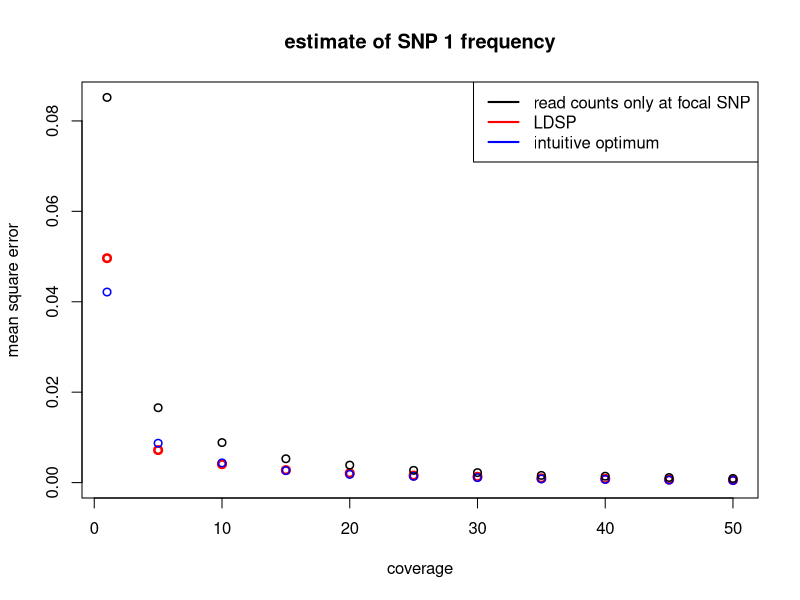
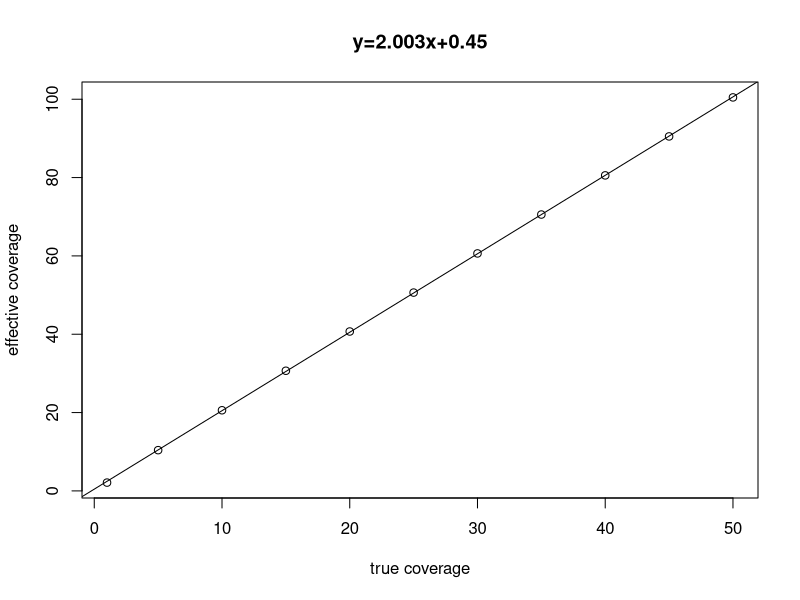
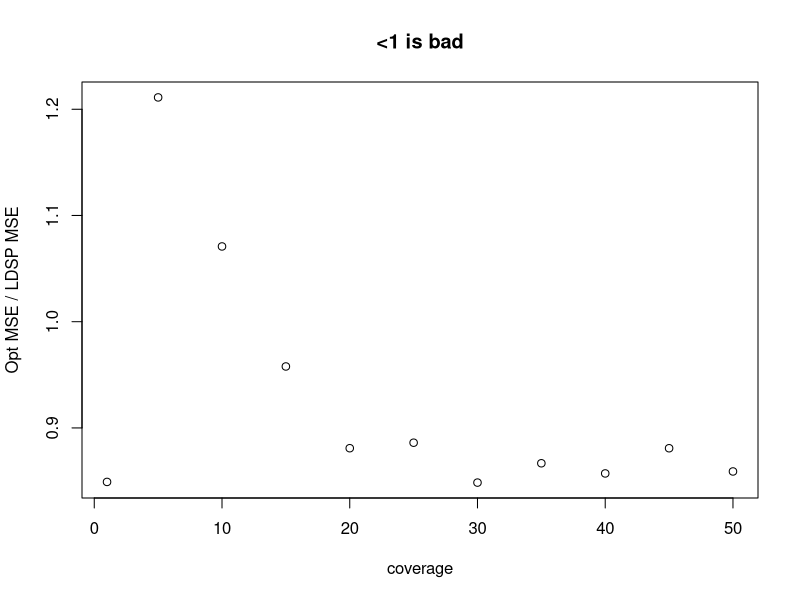

These figures' R source, in order:
#library(MASS)
create_haps <- function(nsamp=100, per){
  # the only type of haplotypes in the pool are either 1-0 or 0-1 (for simplicity)
  # "per" specifies the percent of 1-0 haplotypes  
  n_11_haps = floor(per*nsamp)
  
  n_00_haps = nsamp - n_11_haps
  haps = c(rep(c(1,1), n_11_haps), c(rep(c(0,0), n_00_haps)))
  # put in matrix form
  haps = matrix(nrow = nsamp, ncol = 2, haps, byrow=TRUE)
  return(haps)
}


# potential problem: sigma2 estimated to be < 1 (and even <0 in some cases)
findMLE <- function(obs, mu, Sigma, D){
  
  ll <- function(sigma2){
    cov_m = sigma2*Sigma + D
    sinv = solve(cov_m)
    
    # (from a course hand-out and verified with Wikipedia)
    logl = log(det(cov_m)) + (t(obs-mu)%*%sinv%*%(obs-mu))
    
    return(as.numeric(logl))
  }
  
  # note: optim actually minimizes
  return(optim(ll, par = 1, method = "L-BFGS-B", lower = 1, upper = 10)$par)
}

pool <- function(lambda, haps, nloci, nsamp){
  ## simulate pool sequencing ##
  y_obs = rep(0, nloci)
  n = rep(0, nloci)
  n_1 = rep(0, nloci)
  for (i in 1:nloci){
    
    # coverage
    #n[i] = rpois(1, lambda)
    n[i] = lambda
    
    # ensure number haps sampled is below the number of samples in the pool
    n[i] = min(n[i], nsamp)
    # ensure sample at least 1 haplotype
    n[i] = max(1, n[i])
    
    # sample locus i from pool
    sampled = sample(haps[,i], n[i])
    
    # number of 1 alleles
    n_1[i] = sum(sampled)
  }
  return(rbind(n, n_1))
}

perform_LDSP <- function(y_obs, nloci, nsamp, haps, pos, n){
  
  # calculate distances between SNPs
  # for example if two SNPs at position 50 and 100
  # then d = 50 
  d = rep(0, nloci-1)
  for (i in 1:(nloci-1)){
    d[i] = as.numeric(pos[i+1])-as.numeric(pos[i])
  }

  epsilon = y_obs*(1-y_obs)/n
 
  geo_sum = 1/sum(1/(1:(nsamp-1)))
  #theta = geo_sum/(nsamp + geo_sum)
  theta = 0 

  mu = (1-theta)*colMeans(haps) + theta/2

  cov_panel = cov(haps) * (nsamp-1)/nsamp
  
  S = matrix(nrow = nloci, ncol = nloci, 0)

  # rho = 4*N*c_j where c_j is the rate of cross-over per generation per basepair and N is the effective popsize
  # d_j = dist is the physical distance between SNPs j and j+1
  rho = 0 # no recombination
  for (i in 1:nloci){
    for (j in 1:nloci){
      if (i ==j){
        S[i,j] = cov_panel[i,j]
      }
      else{
        # distance between SNPs
        dist = sum(d[min(i,j):(max(i,j)-1)])
        
        # hypothetical effective popsize
        N = 1e4
        
        # since rho = 0, S[i,j] = cov_panel[i,j]
        S[i,j] = exp((-4*N*rho*dist)/nsamp)*cov_panel[i,j]
      }
    }
  }
  
  Sigma = ((1-theta)^2)*S + (theta/2)*(1-(theta/2))* diag(nloci)
 
  Sigma[abs(Sigma) < 1e-8] = 0
  
  #sigma2 = findMLE(y_obs, mu, Sigma, diag(epsilon))
  sigma2 = 1
  
  # this is where the dispersion parameter comes in: eqn 13
  d = diag(1/epsilon)
  
  Sigma_bar = sigma2*Sigma - sigma2* Sigma %*% solve(diag(1/diag(d)) + sigma2*Sigma) %*% Sigma
  mu_bar = solve(diag(nloci) +sigma2 * Sigma %*% d, mu+sigma2*Sigma %*% d %*% y_obs) # system can be singular with real counts
  
  # likelihood y_1^true is normal with following mean and variance
  mu_1 = (mu[1]*Sigma_bar[1,1] - mu_bar[1]*Sigma[1,1])/(Sigma_bar[1,1] - Sigma[1,1])
  sigma_2_1 = 1/ ((-1/Sigma[1,1]) + 1/(Sigma_bar[1,1]))  
  
  # likelihood + variance
  return(c(mu_1, sigma_2_1))
  #return(mu_bar)
  
}

mse <- function(y_hat, y){
  return(sum((y_hat-y)^2)/length(y))
}

###### Begin script ##########

nloci = 2
# physical position of the two SNPs
pos = c(50, 100)

# starting population
nsamp = 100
# 1_0 haplotype is at 10% frequency and 0_1 is at 90%
haps = create_haps(nsamp, 0.1)

# increase the 1_0 haplotype from 10% to 90% (simulate positive selection)
ev_haps = create_haps(nsamp, 0.9)


## code for testing ##
# haps = matrix(nrow = nsamp, ncol = 2, 0)
# for (i in 1:25){
#   haps[i,1] = 1
#   haps[i,2] = 0
# }
# for (i in 26:50){
#   haps[i,1] = 0
#   haps[i,2] = 1
# }
# 
# for (i in 51:75){
#   haps[i,1] = 1
#   haps[i,2] = 1
# }
# for (i in 76:100){
#   haps[i,1] = 0
#   haps[i,2] = 0
# }
# ev_haps = haps
## end testing code ##

# lambda specifies coverage
lambdas = seq(5, 50, by = 5)
lambdas = c(1, lambdas)
l = length(lambdas)

mse_ldsp_est = rep(0, l)
mse_opt_est = rep(0, l)
mse_obs_est  = rep(0, l)
mean_eff_cov = rep(0, l)

nreps = 1000

for (i in 1:l){
  # where to store estimates
  store_ldsp_est = rep(0,nreps)
  store_opt_est = rep(0, nreps)
  store_obs_est = rep(0, nreps)
  store_true_freq = rep(0, nreps)
  store_effective_coverage = rep(0, nreps)
  
  for (j in 1:nreps){
    
    # pooling
    lambda = lambdas[i] # coverage
    pooled_info =  pool(lambda, ev_haps, nloci, nsamp)
    n = pooled_info[1,]  # total read counts
    n_1 = pooled_info[2,] # counts of "1" allele
    
    # pseudo-counts
    y_obs = (n_1 + 0.5)/(n + 1)
    
    ldsp_est = perform_LDSP(y_obs, nloci, nsamp, haps, pos, n)
    
    # true pool freqency
    true_freq = colMeans(ev_haps)
    
    # only look at the estimates of SNP 1
    store_true_freq[j] = true_freq[1]
    store_opt_est[j] = (n_1[1] + n_1[2])/ (n[1] + n[2])
    store_obs_est[j] = n_1[1]/n[1]
    store_ldsp_est[j] = ldsp_est[1]
    
    # normal to binomial
    store_effective_coverage[j] = ((1-ldsp_est[1])*ldsp_est[1])/ldsp_est[2]
  }
  
  # calculate MSE
  mse_ldsp_est[i] = mse(store_ldsp_est, store_true_freq)
  mse_opt_est[i] = mse(store_opt_est, store_true_freq)
  mse_obs_est[i] = mse(store_obs_est, store_true_freq)
  mean_eff_cov[i] = mean(store_effective_coverage)

}

# check if the variance is halved

#### plot stuff ####
plot(lambdas, mse_ldsp_est, xlab = "coverage", ylab = "mean square error", col = "red", ylim = c(0,max(mse_obs_est)), main = "estimate of SNP 1 frequency", lwd=2.5)
points(lambdas, mse_opt_est, col = "blue", lwd=1.5)
points(lambdas, mse_obs_est, lwd=1.5)
legend("topright", c("read counts only at focal SNP","LDSP", "intuitive optimum"), lty=c(1,1,1), lwd=c(2,2,2),col=c("black","red", "blue"))

fit = lm(mean_eff_cov ~ lambdas)
plot(lambdas, mean_eff_cov, xlab = "true coverage", ylab = "effective coverage", main = paste("y=", round(fit$coefficients[2],3), "x+", 
                                                                                              round(fit$coefficients[1],3), sep =""))
abline(fit)

plot(lambdas, mse_opt_est/mse_ldsp_est, xlab = "coverage", ylab = "Opt MSE / LDSP MSE", main = "<1 is bad")
